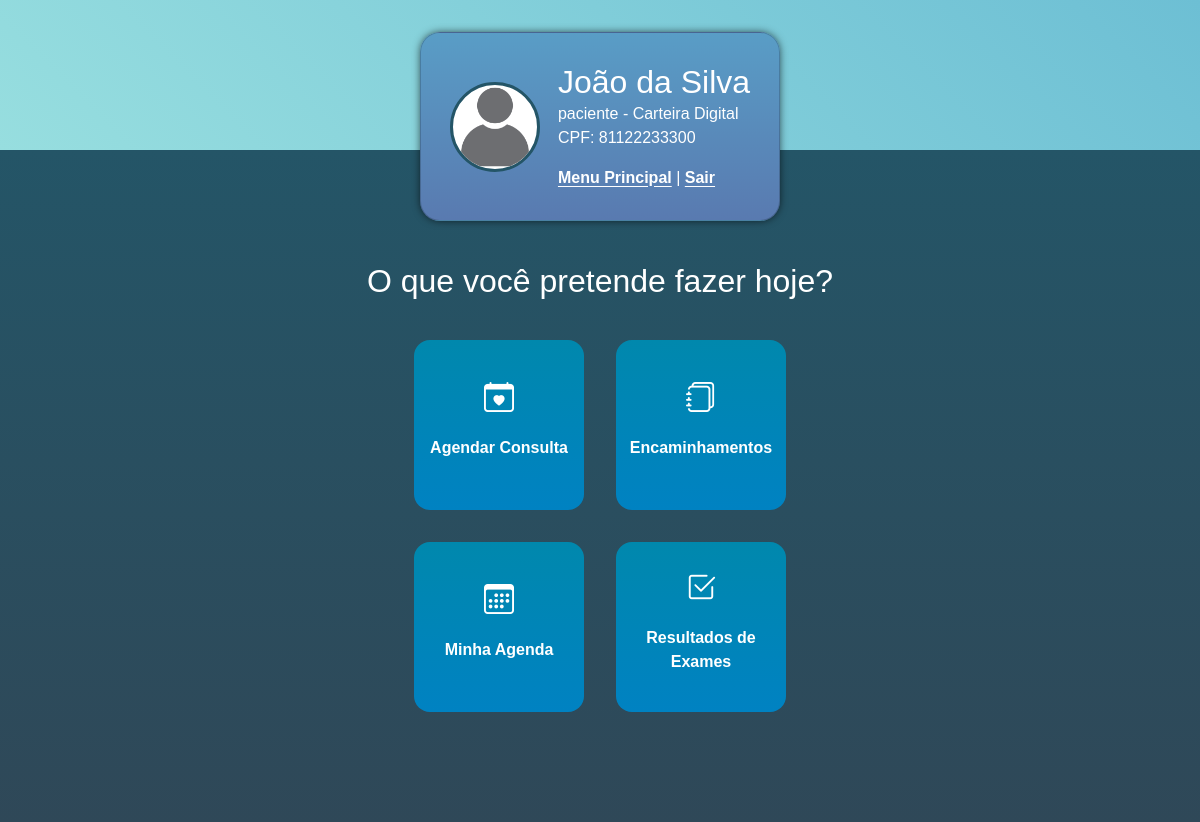
Page /menu_paciente (signed in) on the committed database.
### main/models.py (models this page shows, shortened)
class DimPaciente(db.Model, UserMixin):
    _tablename_ = 'dim_paciente'
    id_paciente = db.Column(db.Integer, primary_key=True)
    cpf = db.Column(db.String(11), unique=True, nullable=False)
    nome = db.Column(db.String(100), nullable=False)
    data_nascimento = db.Column(db.Date, nullable=True)
    telefone = db.Column(db.String(20), nullable=True)
    email = db.Column(db.String(100), nullable=True)
    senha = db.Column(db.String(255), nullable=True)
    access_key = db.Column(db.String(255), nullable=True)
    role = db.Column(db.String(10), default='paciente')

### main/routes.py (the view)
@app.route('/menu_paciente')
@login_required
def menu_principal_paciente():
    id_paciente = current_user.id_paciente
    paciente = DimPaciente.query.get(id_paciente)
    return render_template('menu_paciente.html', paciente=paciente)

### main/models.py (called while the page is built)
@login_manager.user_loader
def load_user(id_usuario):
    return DimPaciente.query.get(int(id_usuario))

### main/templates/menu_paciente.html (shortened to what this page needs)
<!DOCTYPE html>
<html lang="pt-BR">
<head>
    {% include 'includes/bootstrap.html' %}
    <link rel="stylesheet" href="{{ url_for('static', filename='style.css') }}">
    <link rel="stylesheet" href="https://cdn.jsdelivr.net/npm/bootstrap-icons@1.11.3/font/bootstrap-icons.min.css">
</head>
<body>
    <header>
        {% include 'includes/card_paciente.html' %}
    </header>
    <section class="services_area">
        <h2 id="title_service">O que você pretende fazer hoje?</h2>
        <div class="services">
            <a href="{{ url_for('agendar_clinico') }}" class="option">
                <i class="bi bi-calendar-heart"></i>
                <p>Agendar Consulta</p>
            </a>
            <a href="{{ url_for('listar_encaminhamentos_pendentes') }}" class="option">
                <i class="bi bi-journals"></i>
                <p>Encaminhamentos</p>
            </a>
            <a href="{{ url_for('mostrar_agenda_paciente') }}" class="option">
                <i class="bi bi-calendar3"></i>
                <p>Minha Agenda</p>
            </a>
            <a href="#" class="option">
                <i class="bi bi-check2-square"></i>
                <p href="#">Resultados de Exames</p>
            </a>
        </div>
    </section>
</body>
</html>

### main/templates/includes/card_paciente.html
<div class="card">
    <div class="infos">
        <div class="user_img">
            <img src="{{ url_for('static', filename='images/default.png') }}" alt="">
        </div>
        <div class="user_info">
            <h2 class="mb-0">{{paciente.nome}}</h2>
            <p class="mb-0">{{paciente.role}} - Carteira Digital</p>
            <p class="mb-3">CPF: {{paciente.cpf}}</p>
            <a class="card-links" href="{{ url_for('menu_principal_paciente') }}">
                <span class="card-links">Menu Principal</span>
            </a>
            <span>   |   </span>
            <a  href="{{ url_for('logout') }}">
                <span class="card-links">Sair</span>
            </a>
        </div>
    </div>
</div>

### main/static/style.css (style rules this page uses)
* { margin: 0; padding: 0; box-sizing: border-box; font-family: sans-serif; }
body { height: 100vh; background-color: #245567; }
header { position: static; height: 150px; background: linear-gradient(45deg, #97dedf, #6dbfd4); display: flex; justify-content: center; box-shadow: 2px 0px 8px -1px rgba(0,0,0,1); }
.card { height: 23%; margin-top: 2rem; position: absolute; border-radius: 20px; background: linear-gradient(#599dc6, #597ab0); min-width: 30%; display: flex; flex-direction: column; justify-content: center; color: #fff; box-shadow: 0px 0px 8px -1px rgba(0,0,0,0.75); }
.infos { display: flex; justify-content: center; gap: 18px; align-items: center; padding: 1rem; }
.user_img img { position: relative; width: 90px; height: 90px; background-color: #fff; border-radius: 50%; border: 3px solid #245567; object-fit: cover; }
.services_area { display: flex; flex-direction: column; align-items: center; width: 100%; height: 84vh; background: linear-gradient(#245567, #2f4858); overflow: hidden; }
#title_service { color: #fff; margin-top: 7rem; }
.services { max-width: 500px; margin-top: 2rem; gap: 2rem; display: flex; justify-content: center; align-items: center; flex-wrap: wrap; }
.option { border-radius: 16px; display: flex; align-items: center; flex-direction: column; justify-content: center; gap: 1rem; width: 170px; height: 170px; background: linear-gradient(#0088ad, #0082c2); text-decoration: none; }
.option > i { font-size: 30px; color: #fff; }
.option > p { font-size: 1rem; font-weight: bold; color: #fff; text-align: center; }
.user_info a { text-decoration: none; color: #fff; }
.card-links { font-weight: bold; text-decoration: underline; text-underline-offset: 3px; }

### rows in the picture
DimPaciente: nome "João da Silva", role "paciente", cpf "81122233300"
